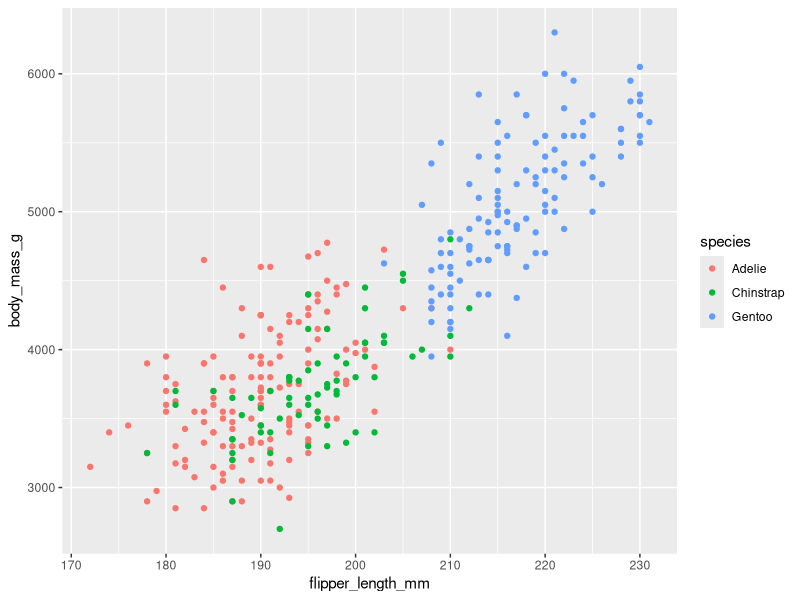
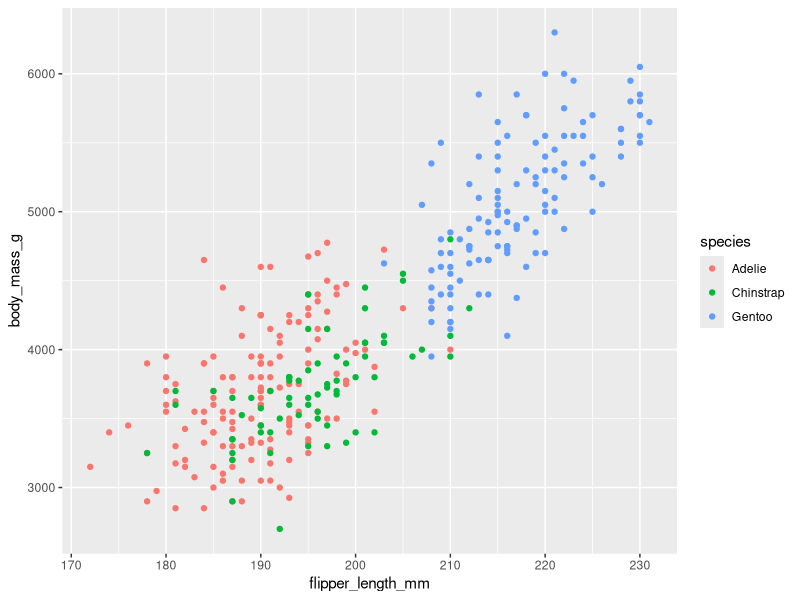

Here is the R script that generated these plots, in order:
library(ggplot2)
library(palmerpenguins)

ggplot(data = penguins) + 
  geom_point(mapping = aes(x = flipper_length_mm, y = body_mass_g, color=species))
#to save visualizations, use either "Export" or "ggsave()"
#"ggsave" saves the last plot made by default
ggsave("Three Penguin Species.png")
